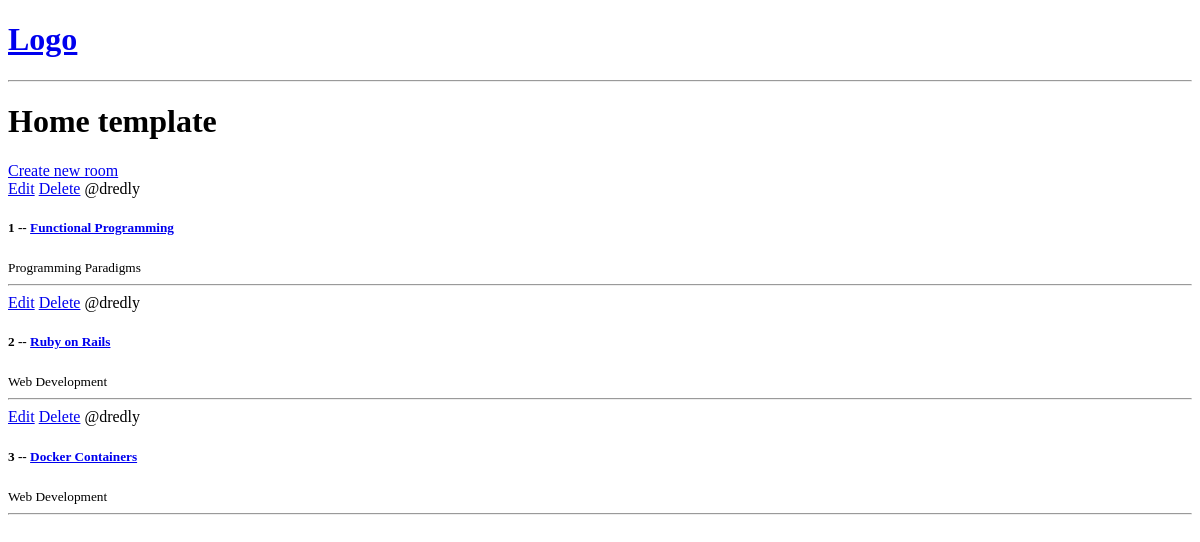
Before: / with the older database file.
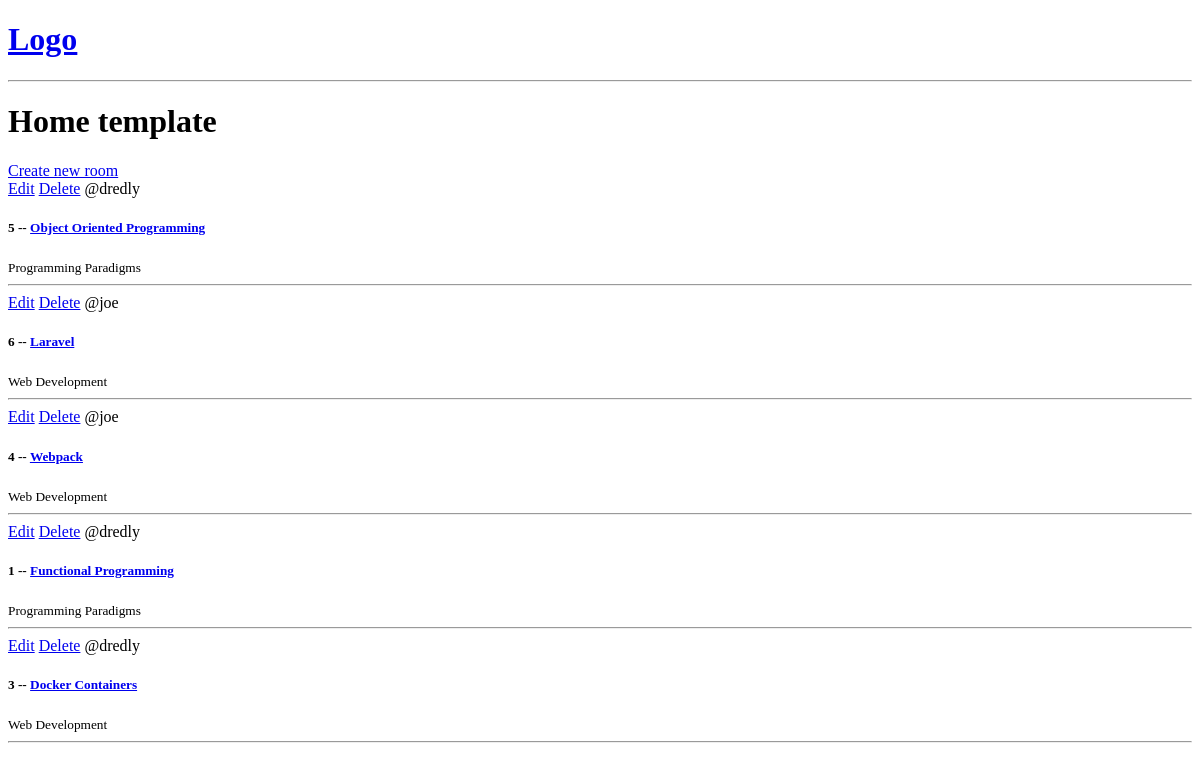
After: the same page with the newer database file.
### base/models.py (models this page shows, shortened)
class Room(models.Model):
    host = models.ForeignKey(User, on_delete=models.SET_NULL, null=True)
    topic = models.ForeignKey(Topic, on_delete=models.SET_NULL, null=True)
    name = models.CharField(max_length=200)
    description = models.TextField(null=True, blank=True)
    updated = models.DateTimeField(auto_now=True)
    created = models.DateTimeField(auto_now_add=True)
    class Meta:
        ordering = ["-updated", "-created"]

class Topic(models.Model):
    name = models.CharField(max_length=200)

### base/views.py (the view)
# urls.py: path("", views.home, name="home"),
def home(request):
    rooms = Room.objects.all()
    context = {"rooms": rooms}
    return render(request, "base/home.html", context)

### base/templates/base/home.html
{% extends 'main.html' %}
{% block content %}
<h1>Home template</h1>
<div>
    <a href="{% url 'create_room' %}">Create new room</a>
    <div>
        {% for room in rooms %}
        <div>
            <a href="{% url 'update_room' room.id %}">Edit</a>
            <a href="{% url 'delete_room' room.id %}">Delete</a>
            <span>@{{room.host.username}}</span>
            <h5>{{room.id}} -- <a href="{% url 'room' room.id %}">{{room.name}}</a></h5>
            <small>{{room.topic.name}}</small>
            <hr>
        </div>
        {% endfor %}
    </div>
</div>
{% endblock %}

### templates/main.html (shortened to what this page needs)
<!DOCTYPE html>
<html lang="en">
<head>
</head>
<body>
    {% include 'navbar.html' %}
    {% block content %}
    {% endblock %}
</body>
</html>

### templates/navbar.html
<a href="/">
    <h1>Logo</h1>
</a>
<hr>

Changed rows visible on the page:
removed Room: host.username "dredly", id "2", name "Ruby on Rails", topic.name "Web Development"
added Room: host.username "dredly", id "5", name "Object Oriented Programming", topic.name "Programming Paradigms"
added Room: host.username "joe", id "6", name "Laravel", topic.name "Web Development"
added Room: host.username "joe", id "4", name "Webpack", topic.name "Web Development"
